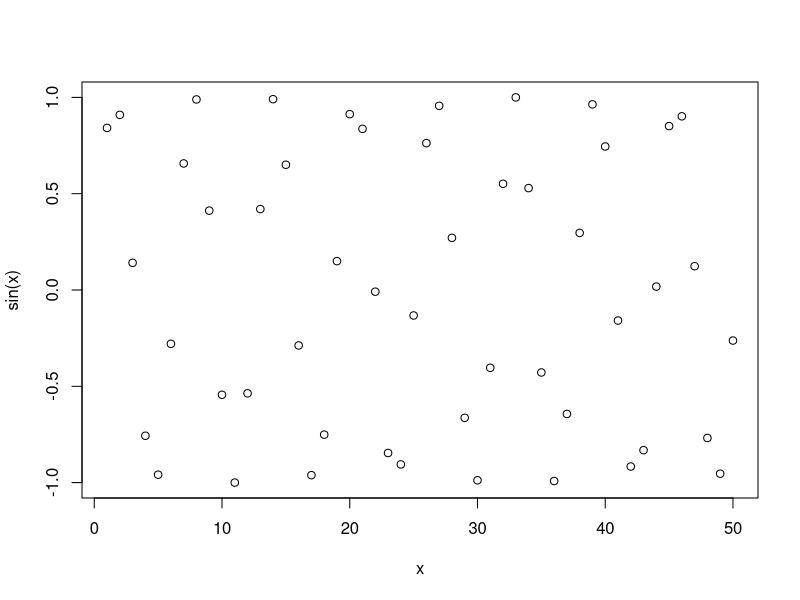
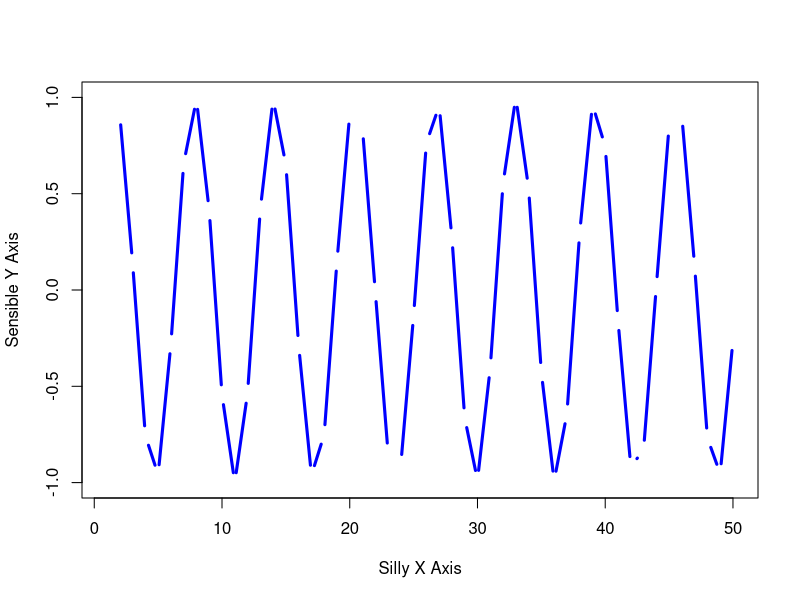

Here is the R script that generated these plots, in order:
#' ---
#' title: "My First R Script"
#' author: "Christopher Leone (A16731724)"
#' ---

# My first R script
x <- 1:50
plot(x, sin(x))

plot(x, sin(x), typ="c", col="blue"
     , lwd="3", xlab="Silly X Axis"
     , ylab="Sensible Y Axis")
